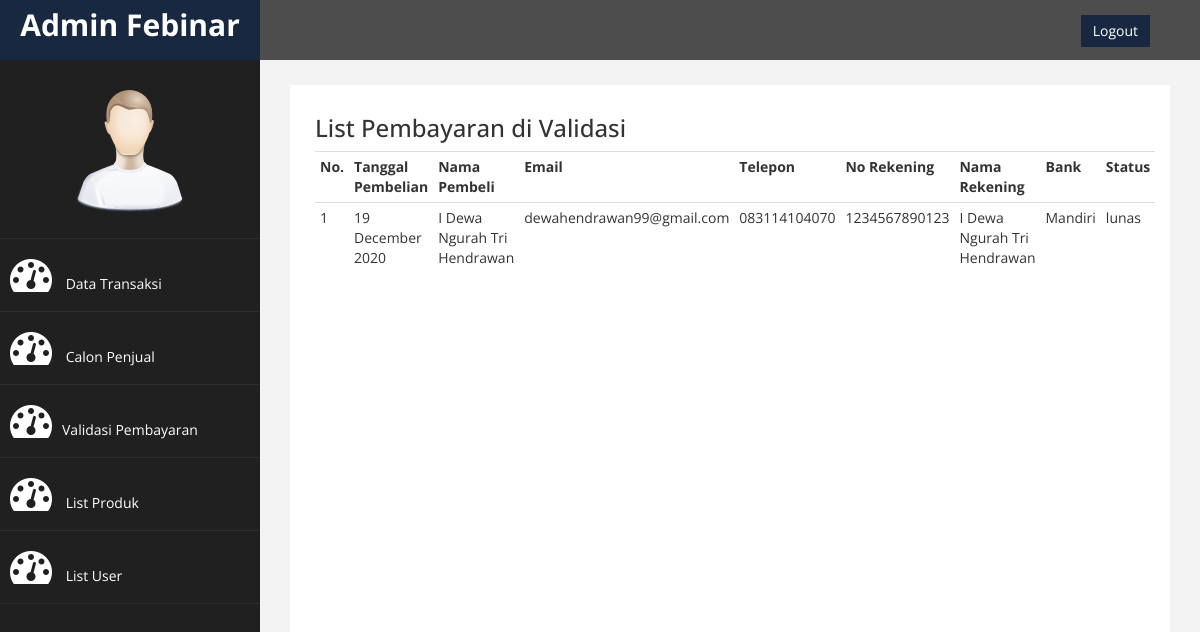
Page /admin/index.php (signed in) on the committed database.
### tables this page shows
CREATE TABLE `listpembelian` (
  `id_pembelian` int(11) NOT NULL,
  `tanggal_pembelian` varchar(20) NOT NULL,
  `total_harga` varchar(8) NOT NULL,
  `nama_pembeli` varchar(30) NOT NULL,
  `email_pembeli` varchar(30) NOT NULL,
  `tlp_pembeli` varchar(12) NOT NULL,
  `rek` varchar(15) NOT NULL,
  `nama_rek` varchar(30) NOT NULL,
  `id_bank` int(11) NOT NULL,
  `status` varchar(10) NOT NULL
);

CREATE TABLE `bank` (
  `id_bank` int(11) NOT NULL,
  `nama_bank` varchar(10) NOT NULL,
  `nomer_rek` varchar(15) NOT NULL
);

### admin/data-transaksi.php (the view, shortened to what this page needs)
<?php
    require_once("../koneksi.php");
?>
<head>
    <link href="assets/css/bootstrap.css" rel="stylesheet" />
    <link href="assets/css/font-awesome.css" rel="stylesheet" />
    <link href="assets/js/morris/morris-0.4.3.min.css" rel="stylesheet" />
    <link href="assets/css/custom.css" rel="stylesheet" />
</head>
<div class="container-fluid">
    <div class="title">
        <h3>List Pembayaran di Validasi</h3>
    </div>
        <table class="table table-hover table-condensed">
            <tr>
                <th>No.</th>
                <th>Tanggal Pembelian</th>
                <th>Nama Pembeli</th>
				<th>Email</th>
                <th>Telepon</th>
				<th>No Rekening</th>
				<th>Nama Rekening</th>
				<th>Bank</th>
                <th>Status</th>
			</tr>
        <?php
            $cek = mysqli_query($koneksi,"SELECT * FROM listpembelian JOIN bank ON listpembelian.id_bank = bank.id_bank WHERE status = 'lunas'");
            $no=1;
            while($data = mysqli_fetch_assoc($cek)){ ?>
            <tr>
                <td><?= $no ?></td>
				<td><?= $data['tanggal_pembelian'] ?></td>
				<td><?= $data['nama_pembeli'] ?></td>
				<td><?= $data['email_pembeli'] ?></td>
				<td><?= $data['tlp_pembeli'] ?></td>
				<td><?= $data['rek'] ?></td>
				<td><?= $data['nama_rek'] ?></td>
				<td><?= $data['nama_bank'] ?></td>
				<td><?= $data['status'] ?></td>
			</tr>
            <?php $no++;
            }?>
        </table>
</div>

### admin/assets/css/custom.css (style rules this page uses)
body { font-family: 'Open Sans', sans-serif; }

### rows in the picture
listpembelian: tanggal_pembelian "19 December 2020", nama_pembeli "I Dewa Ngurah Tri Hendrawan", email_pembeli "dewahendrawan99@gmail.com", tlp_pembeli "083114104070", rek "1234567890123", nama_rek "I Dewa Ngurah Tri Hendrawan", id_bank.nama_bank "Mandiri", status "lunas"
